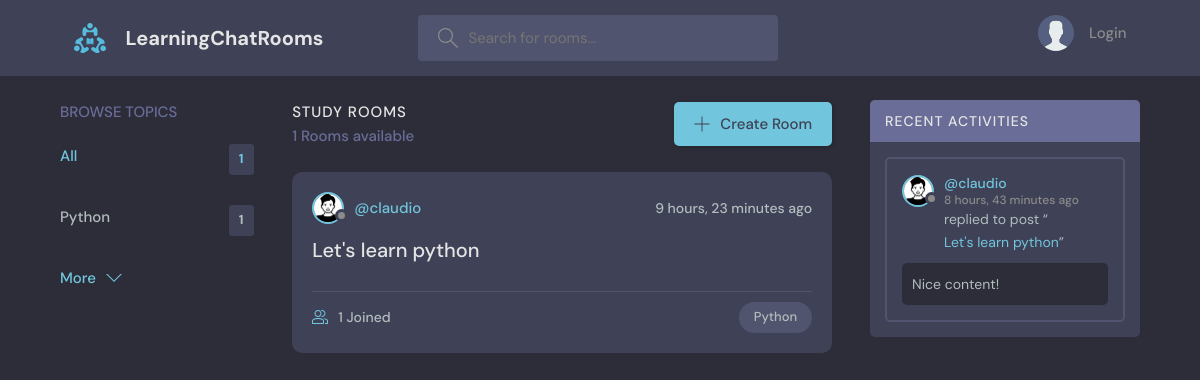
/?q=Python, run on an earlier commit of the app's database.
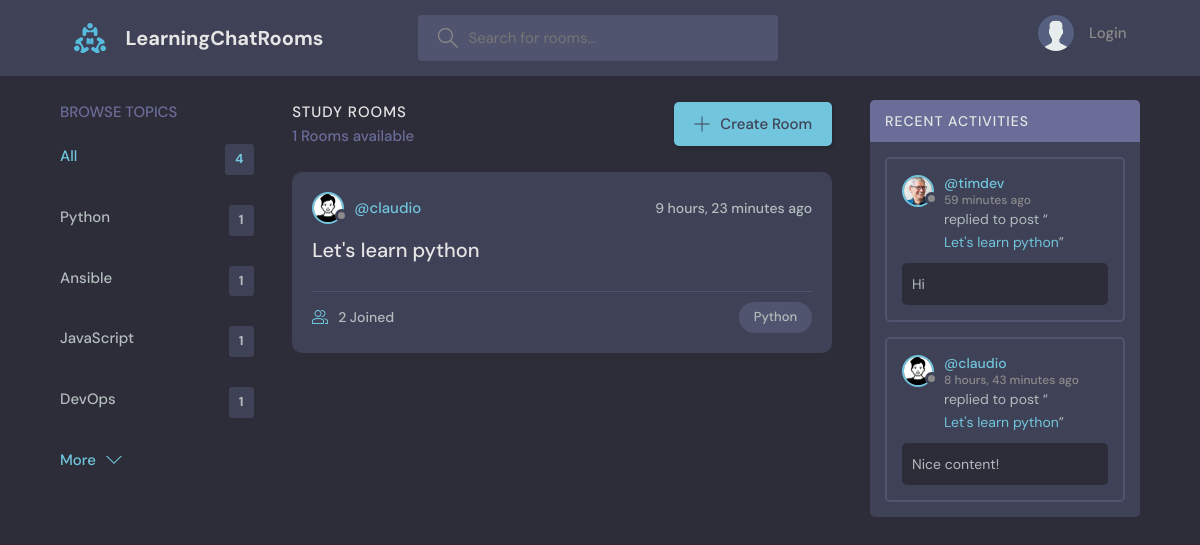
And on a later commit of the database.
### base/models.py (models this page shows, shortened)
class Topic(models.Model):
    name = models.CharField(max_length=200)

class Room(models.Model):
    host = models.ForeignKey(User, on_delete=models.SET_NULL, null=True)
    topic = models.ForeignKey(Topic, on_delete=models.SET_NULL, null=True)
    name = models.CharField(max_length=200)
    description = models.TextField(null=True, blank=True)
    participants = models.ManyToManyField(User, related_name='participants', blank=True)
    updated = models.DateTimeField(auto_now=True) #this updates
    created = models.DateTimeField(auto_now_add=True) #one time not updates
    class Meta:
        ordering = ['-updated', '-created']
    def __str__(self):
        return self.name

class User(AbstractUser):
    name = models.CharField(max_length=200, null=True)
    email = models.EmailField(unique=True, null=True)
    bio = models.TextField(null=True)
    avatar = models.ImageField(null=True, default="avatar.svg")
    USERNAME_FIELD = 'email'
    REQUIRED_FIELDS = []

class Message(models.Model):
    user = models.ForeignKey(User, on_delete=models.CASCADE)
    room = models.ForeignKey(Room, on_delete=models.CASCADE)
    body = models.URLField()
    updated = models.DateTimeField(auto_now=True) #this updates
    created = models.DateTimeField(auto_now_add=True) #one time not updates
    class Meta:
        ordering = ['-updated', '-created']

### base/views.py (the view)
# urls.py: path('', views.home, name='home'),
def home(request):
    q = request.GET.get('q') if request.GET.get('q') != None else ''
    rooms = Room.objects.filter(
                                Q(topic__name__icontains=q) |
                                Q(name__icontains=q) |
                                Q(description__icontains=q)
                                )
    topics = Topic.objects.all()[0:5]
    room_count = rooms.count()
    room_messages = Message.objects.filter(Q(room__topic__name__icontains=q))[0:3]
    context = {'rooms': rooms, 'topics': topics, 'room_count': room_count, 'room_messages': room_messages}
    return render(request, 'base/home.html', context )

### base/templates/base/home.html (shortened to what this page needs)
{% extends 'main.html' %}
{% block content %}
    <main class="layout layout--3">
      <div class="container">
        {% include 'base/topics_components.html' %}
        <div class="roomList">
          <div class="roomList__header">
            <div>
              <h2>Study Rooms</h2>
              <p>{{room_count}} Rooms available</p>
            </div>
            <a class="btn btn--main" href="{% url 'create-room' %}">
              <svg version="1.1" xmlns="http://www.w3.org/2000/svg" width="32" height="32" viewBox="0 0 32 32">
                <title>add</title>
                <path
                  d="M16.943 0.943h-1.885v14.115h-14.115v1.885h14.115v14.115h1.885v-14.115h14.115v-1.885h-14.115v-14.115z"
                ></path>
              </svg>
              Create Room
            </a>
          </div>
          {% include 'base/feed_component.html' %}
        </div>
        {% include 'base/activity_component.html' %}
      </div>
    </main>
{% endblock content %}

### base/templates/base/topics_components.html
<div class="topics">
    <div class="topics__header">
      <h2>Browse Topics</h2>
    </div>
    <ul class="topics__list">
      <li>
        <a href="{% url 'home' %}" class="active">All <span>{{topics.count}}</span></a>
      </li>
      {% for topic in topics %}
      <li>
        <a href="{% url 'home' %}?q={{topic.name}}">{{topic.name}}<span>{{topic.room_set.all.count}}</span></a>
      </li>
      {% endfor %}
    </ul>
    <a class="btn btn--link" href="{% url 'topics' %}">
      More
      <svg version="1.1" xmlns="http://www.w3.org/2000/svg" width="32" height="32" viewBox="0 0 32 32">
        <title>chevron-down</title>
        <path d="M16 21l-13-13h-3l16 16 16-16h-3l-13 13z"></path>
      </svg>
    </a>
  </div>

### base/templates/base/feed_component.html (shortened to what this page needs)
{% for room in rooms %}
<div class="roomListRoom">
    <div class="roomListRoom__header">
      <a href="#" class="roomListRoom__author">
        <div class="avatar avatar--small">
          <img src="{{room.host.avatar.url}}" />
        </div>
        <span>@{{room.host.username}}</span>
      </a>
      <div class="roomListRoom__actions">
        <span>{{room.created | timesince }} ago</span>
      </div>
    </div>
    <div class="roomListRoom__content">
      <a href="{% url 'room' room.id %}">{{room.name}}</a>
    </div>
    <div class="roomListRoom__meta">
      <a href="{% url 'room' room.id %}" class="roomListRoom__joined">
        {{room.participants.all.count}} Joined
      </a>
      <p class="roomListRoom__topic">{{room.topic.name}}</p>
    </div>
  </div>
{% endfor%}

### base/templates/base/activity_component.html (shortened to what this page needs)
<div class="activities">
    <div class="activities__header">
      <h2>Recent Activities</h2>
    </div>
    {% for message in room_messages %}
    <div class="activities__box">
      <div class="activities__boxHeader roomListRoom__header">
        <a href="{% url 'user-profile' message.user.id %}" class="roomListRoom__author">
          <div class="avatar avatar--small">
            <img src="{{message.user.avatar.url}}" />
          </div>
          <p>
            @{{message.user.username}}
            <span>{{ message.created | timesince }} ago</span>
          </p>
        </a>
      </div>
      <div class="activities__boxContent">
        <p>replied to post “<a href="{% url 'room' message.room.id %}">{{message.room}}</a>”</p>
        <div class="activities__boxRoomContent">
          {{ message.body }}
        </div>
      </div>
    </div>
    {% endfor %}
  </div>

What changed in the data, as far as the page shows it:
added Topic: name "Ansible", room_set.all.count "1"
added Topic: name "JavaScript", room_set.all.count "1"
added Topic: name "DevOps", room_set.all.count "1"
computed for Room "Let's learn python": participants.all.count "1" → "2"
added Message: user.avatar (picture), user.username "timdev", created "59 minutes", room "Let's learn python", body "Hi"
Also different on the page:
{{ topics.count }}: "1" → "4"
